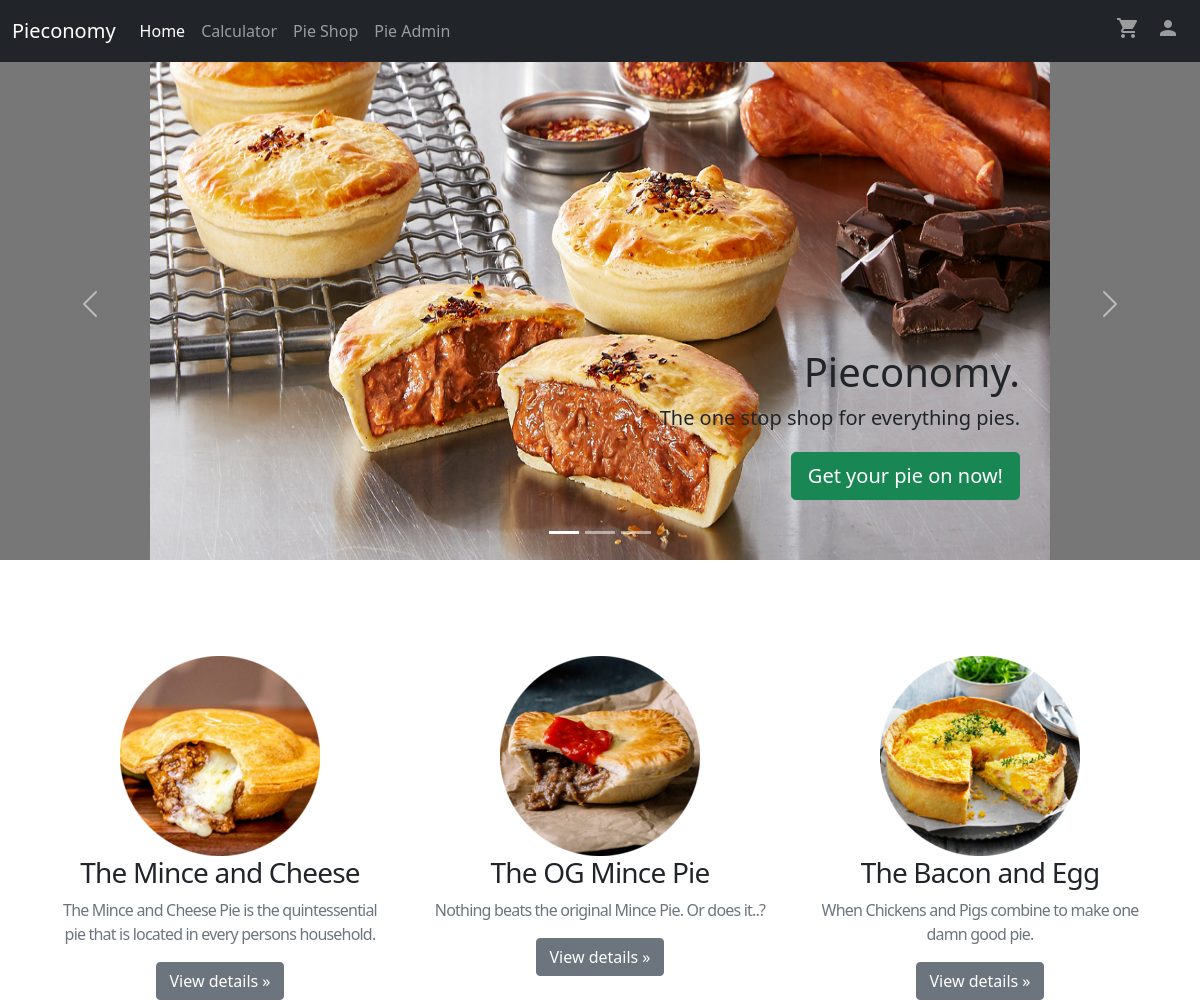
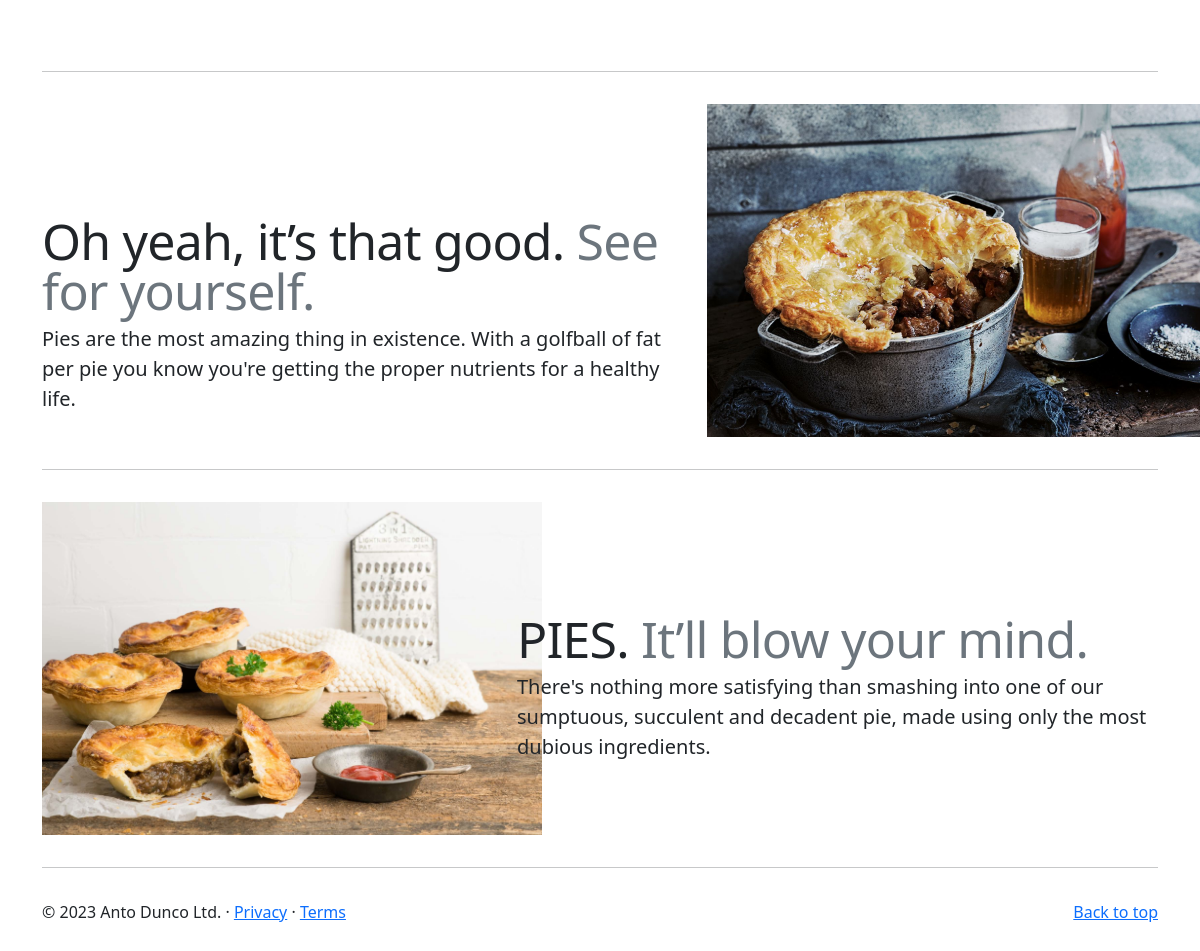
The app's page / (signed in) with its own data (2 pictures, top to bottom).
### main/models.py (models this page shows, shortened)
class CarouselItems(models.Model):
    image_url = models.ImageField()
    image_alt_text = models.TextField()
    heading_text = models.TextField(max_length=50)
    blurb_text = models.TextField(max_length=100)
    button_text = models.TextField(max_length=20)
    button_link = models.TextField()
    show_on_carousel = models.BooleanField()
    is_first = models.BooleanField()
    left_align = models.BooleanField(default=True)
    heading_text_style = models.TextField(default='text-dark')
    blurb_text_style = models.TextField(default='text-dark')
    button_style = models.TextField(default='btn-primary')

class PieHeaders(models.Model):
    pie_data = models.ForeignKey(PieList, on_delete=models.RESTRICT)
    button_text = models.TextField(max_length=20)
    button_link = models.TextField()
    show_on_header = models.BooleanField()
    heading_text_style = models.TextField(default='text-dark')
    blurb_text_style = models.TextField(default='text-dark')
    button_style = models.TextField(default='btn-primary')

class PieList(models.Model):
    name = models.TextField()
    cost = models.DecimalField(decimal_places=2, max_digits=5)
    to_json: models.JSONField()
    image_url = models.ImageField()
    image_alt_text = models.TextField()
    heading_text = models.TextField(max_length=50)
    blurb_text = models.TextField(max_length=100)
    button_text = models.TextField(max_length=20)
    button_link = models.TextField()
    show_in_shop = models.BooleanField(default=True)
    heading_text_style = models.TextField(default='text-dark')
    blurb_text_style = models.TextField(default='text-dark')
    button_style = models.TextField(default='btn-primary')
    allergens = models.ManyToManyField(Allergens)
    sort_order = models.IntegerField(default=1)
    ingredients = models.TextField()

class FeaturedItems(models.Model):
    image_url = models.ImageField()
    image_alt_text = models.TextField()
    heading_dark_text = models.TextField(max_length=50)
    heading_light_text = models.TextField(max_length=100)
    blurb_text = models.TextField(max_length=200)
    show_on_page = models.BooleanField()
    left_align = models.BooleanField(default=True)

### main/views.py (the view)
# urls.py: path('', views.HomeView.as_view(), name='home'),
class HomeView(TemplateView):
    template_name = 'main/index.html'
    def get_context_data(self, **kwargs):
        context = super().get_context_data(**kwargs)
        context['carousel_items'] = CarouselItems.objects.all()
        context['featured_items'] = FeaturedItems.objects.all()
        context['header_items'] = PieHeaders.objects.all()
        return context

### main/templatetags/shopping_cart.py (called while the page is built)
@register.simple_tag
def cart_count(user_id):
    user_order = Orders.objects.filter(is_ordered=False, user_id=user_id).first()
    try:
        order_items = OrderItems.objects.filter(order_id=user_order.id)
        total_qty = sum([item.quantity for item in order_items])
    except AttributeError:
        return ""
    return total_qty

### templates/main/index.html (shortened to what this page needs)
{% extends 'base.html' %}
{% load static %}
{% block body %}
    <main>
        <div id="myCarousel" class="carousel slide" data-bs-ride="carousel">
            <div class="carousel-indicators">
                {% for item in carousel_items %}
                    <button type="button" data-bs-target="#myCarousel" data-bs-slide-to="{{ forloop.counter0 }}"
                            {% if item.is_first %}class="active" aria-current="true"{% endif %}
                            aria-label="Slide {{ forloop.counter }}"></button>
                {% endfor %}
            </div>
            <div class="carousel-inner">
                {% for item in carousel_items %}
                    <div class="carousel-item {% if item.is_first %}active{% endif %}">
                        <svg class="bd-placeholder-img" width="100%" height="100%" xmlns="http://www.w3.org/2000/svg"
                             aria-hidden="true" preserveAspectRatio="xMidYMid slice" focusable="false">
                            <rect width="100%" height="100%" fill="#777"/>
                            <img src="media\{{ item.image_url }}" class="img-fluid" width="75%"
                                 alt="{{ item.image_alt_text }}">
                        </svg>
                        <div class="container">
                            <div class="carousel-caption {% if item.left_align %}text-start{% else %}text-end{% endif %}">
                                <h1 class="{{ item.heading_text_style }}">{{ item.heading_text }}</h1>
                                <p class="{{ item.blurb_text_style }}">{{ item.blurb_text }}</p>
                                <p><a class="btn {{ item.button_style }}" href="{% url item.button_link %}">{{ item.button_text }}</a></p>
                            </div>
                        </div>
                    </div>
                {% endfor %}
            </div>
            <button class="carousel-control-prev" type="button" data-bs-target="#myCarousel" data-bs-slide="prev">
                <span class="carousel-control-prev-icon" aria-hidden="true"></span>
            </button>
            <button class="carousel-control-next" type="button" data-bs-target="#myCarousel" data-bs-slide="next">
                <span class="carousel-control-next-icon" aria-hidden="true"></span>
            </button>
        </div>
        <div class="container marketing pt-5 mt-5">
            <div class="row">
                {% for item in header_items %}
                {% if item.show_on_header %}
                <div class="col-lg-4">
                    <img src="media\{{ item.pie_data.image_url }}" alt="{{ item.pie_data.image_alt_text }}">
                    <h3 class="{{ item.heading_text_style }}" style="letter-spacing: -.05rem;">{{ item.pie_data.heading_text }}</h3>
                    <p class="text-muted {{ item.blurb_text_style }}" style="letter-spacing: -.05rem;">{{ item.pie_data.blurb_text }}</p>
                    <p><a class="btn {{ item.button_style }}" href="\item-detail\{{ item.pie_data.id }}">{{ item.button_text|safe }}</a></p>
                </div>
                {% endif %}
                {% endfor %}
            </div>
            {% for feature in featured_items %}
                <hr class="featurette-divider">
                <div class="row featurette">
                    {% if feature.left_align %}
                        <div class="col-md-7 order-md-2">
                            <h2 class="featurette-heading">{{ feature.heading_dark_text }}
                                <span class="text-muted">{{ feature.heading_light_text }}</span>
                            </h2>
                            <p class="lead">{{ feature.blurb_text }}</p>
                        </div>
                        <div class="col-md-5 order-md-1">
                            <img src="media/{{ feature.image_url }}" width="500px" alt="{{ feature.image_alt_text }}">
                        </div>
                    {% else %}
                        <div class="col-md-7">
                            <h2 class="featurette-heading">{{ feature.heading_dark_text }}
                                <span class="text-muted">{{ feature.heading_light_text }}</span>
                            </h2>
                            <p class="lead">{{ feature.blurb_text }}</p>
                        </div>
                        <div class="col-md-5 order-md-1">
                            <img src="media/{{ feature.image_url }}" width="500px" alt="{{ feature.image_alt_text }}">
                        </div>
                    {% endif %}
                </div>
            {% endfor %}
            <hr class="featurette-divider">
        </div>
        <footer class="container">
            <p class="float-end"><a href="#">Back to top</a></p>
            {% now "Y" as current_year %}
            <p>&copy; {% block translate %}{{ current_year }}{% endblock translate %} Anto Dunco Ltd. &middot; <a href="#">Privacy</a> &middot; <a href="#">Terms</a>
            </p>
        </footer>
    </main>
{% endblock %}

### main/static/css/carousel.css (style rules this page uses)
.bd-placeholder-img { font-size: 1.125rem; text-anchor: middle; -webkit-user-select: none; -moz-user-select: none; user-select: none; }
body { padding-top: 3rem; padding-bottom: 3rem; color: #5a5a5a; }
.carousel-caption { bottom: 3rem; z-index: 10; }
.carousel-item { height: 32rem; }
.carousel-item > img { position: absolute; top: 0; left: 50%; transform: translateX(-50%); height: 32rem; }
.marketing .col-lg-4 { margin-bottom: 1.5rem; text-align: center; }
.marketing h2 { font-weight: 500; }
.marketing .col-lg-4 p { margin-right: .75rem; margin-left: .75rem; }
.featurette-divider { margin: 2rem 0; }
.featurette-heading { font-weight: 300; line-height: 1; letter-spacing: -.05rem; }
@media (min-width: 40em) { .carousel-caption p { margin-bottom: 1.25rem; font-size: 1.25rem; line-height: 1.4; } }
@media (min-width: 40em) { .featurette-heading { font-size: 50px; } }
@media (min-width: 62em) { .featurette-heading { margin-top: 7rem; } }

### records on screen
CarouselItems: is_first True (drawn), image_url (picture), heading_text "Pieconomy.", blurb_text "The one stop shop for everything pies.", button_text "Get your pie on now!"
CarouselItems: is_first False (drawn)
CarouselItems: is_first False (drawn)
PieHeaders: pie_data.image_url (picture), pie_data.heading_text "The Mince and Cheese", pie_data.blurb_text "The Mince and Cheese Pie is the quintessential pie that is located in every persons household.", button_text "View details »"
PieHeaders: pie_data.image_url (picture), pie_data.heading_text "The OG Mince Pie", pie_data.blurb_text "Nothing beats the original Mince Pie. Or does it..?", button_text "View details »"
PieHeaders: pie_data.image_url (picture), pie_data.heading_text "The Bacon and Egg", pie_data.blurb_text "When Chickens and Pigs combine to make one damn good pie.", button_text "View details »"
FeaturedItems: heading_dark_text "Oh yeah, it’s that good.", heading_light_text "See for yourself.", blurb_text "Pies are the most amazing thing in existence. With a golfball of fat per pie you know you're getting the proper nutrients for a healthy life.", image_url (picture)
FeaturedItems: heading_dark_text "PIES.", heading_light_text "It’ll blow your mind.", blurb_text "There's nothing more satisfying than smashing into one of our sumptuous, succulent and decadent pie, made using only the most dubious ingredients.", image_url (picture)

### other values on screen
{{ current_year }} "2023"
